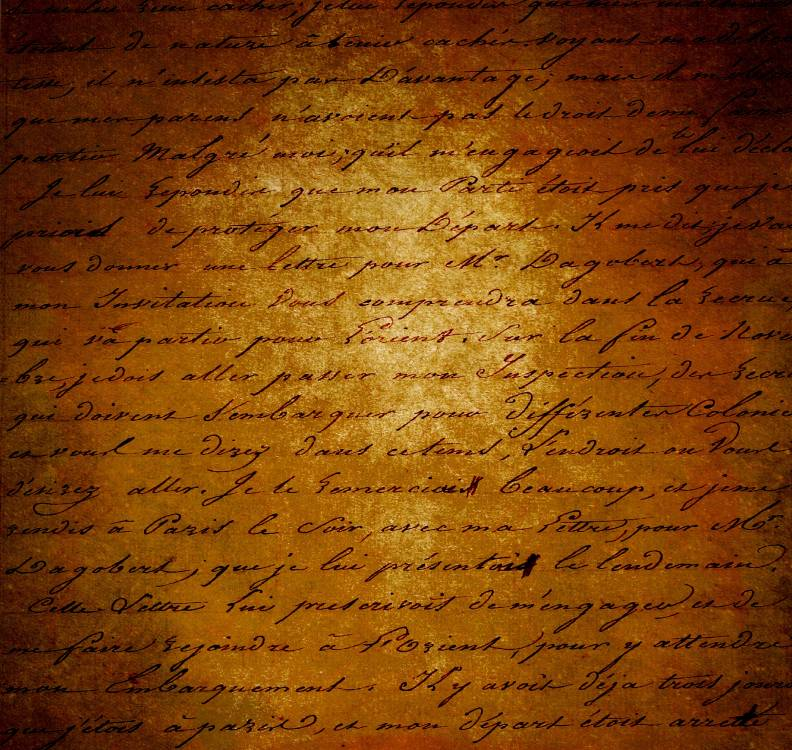
#> input picture python/machine_vision/lab4/last/lab4_3.jpg, 792 x 750 px, found by its file name
$ python thresh_bin_all.py
#> lines starting #> are read from the running program, lines starting #| are printed output that depends on the picture
import cv2
import numpy as np
import matplotlib.pyplot as plt
from matplotlib.widgets import Button

name_file= 'lab4_3'
imggrey = cv2.imread(name_file+'.jpg', cv2.IMREAD_GRAYSCALE)
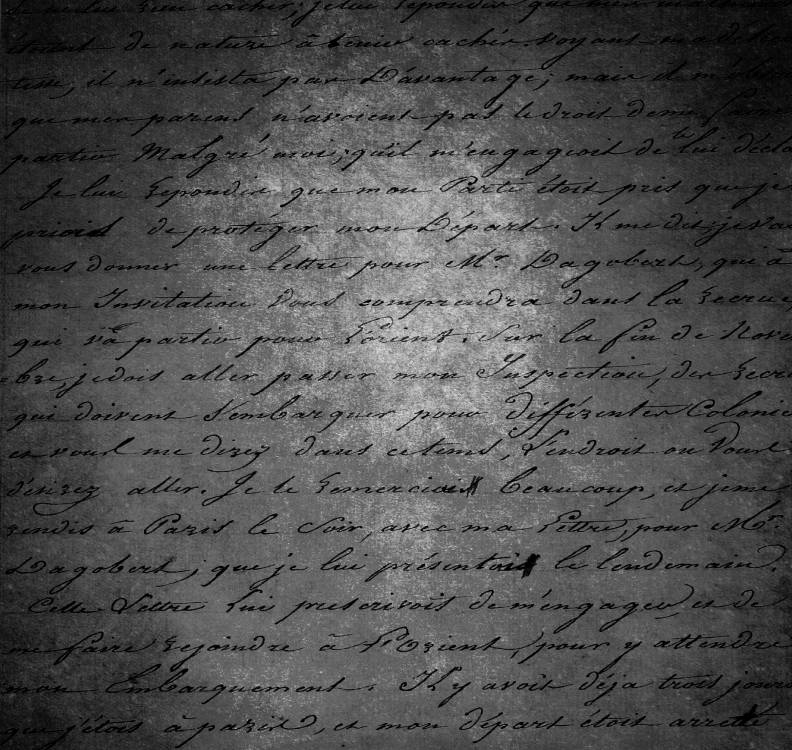
#> imggrey: shape (750, 792); min 0, max 228, mean 77.4
threshold_max = 255
threshold = 0
param = 10
maxVal1 = 255
title_window = name_file + 'after_tresh_bin'


cv2.namedWindow(title_window, cv2.WINDOW_AUTOSIZE )
cv2.namedWindow("setting", cv2.WINDOW_AUTOSIZE )

def on_trackbar(threshold):
    global param
    param = threshold
trackbar_name = 'threshold'
cv2.createTrackbar(trackbar_name, "setting", threshold , threshold_max, on_trackbar )

height,width=250,50
method = 0
method_max = 4
method_name=["THRESH_BINARY","THRESH_BINARY_INV","THRESH_TRUNC","THRESH_TOZERO","THRESH_TOZERO_INV"]
method_num=[cv2.THRESH_BINARY,cv2.THRESH_BINARY_INV,cv2.THRESH_TRUNC,cv2.THRESH_TOZERO,cv2.THRESH_TOZERO_INV]
def on_trackbar1(x):
    global method
    method = x
    img = np.zeros((width,height))
    cv2.putText(img,"method="+ method_name[method]  , (0,20), cv2.FONT_HERSHEY_SIMPLEX, 0.5, 255 , 1)
    cv2.imshow("setting",img)
trackbar_name = 'method'
cv2.createTrackbar(trackbar_name, "setting", method , method_max , on_trackbar1 )

while 1:
    img=cv2.threshold(imggrey, param ,maxVal1 ,method_num[method] )

    cv2.imshow(title_window,img[1])
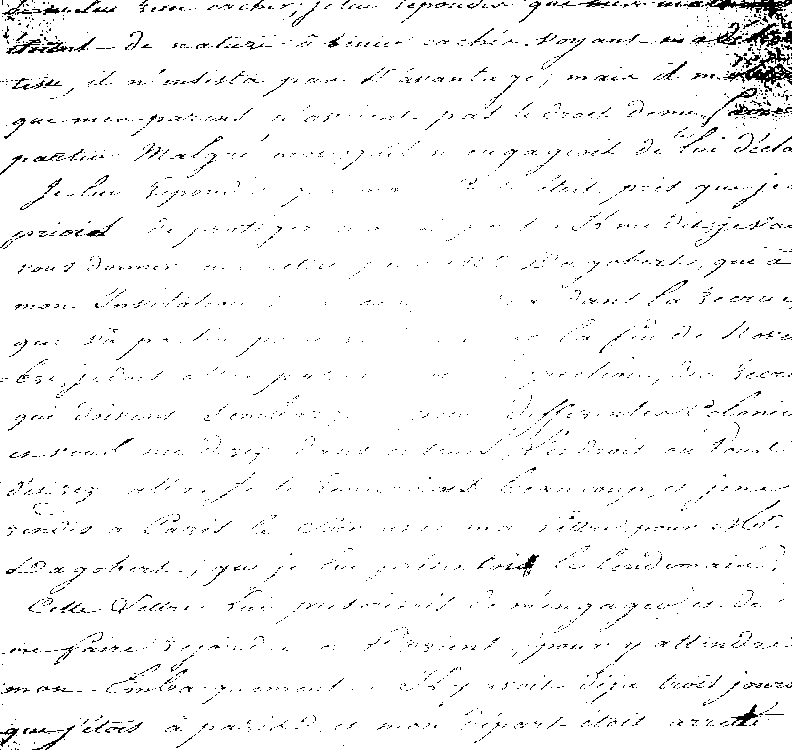
#> window 'lab4_3after_tresh_bin': shape (750, 792); 96.6% white; black in thin lines or dots
    if cv2.waitKey(100)==27: #esc
#> (key Esc is pressed here)
        break
